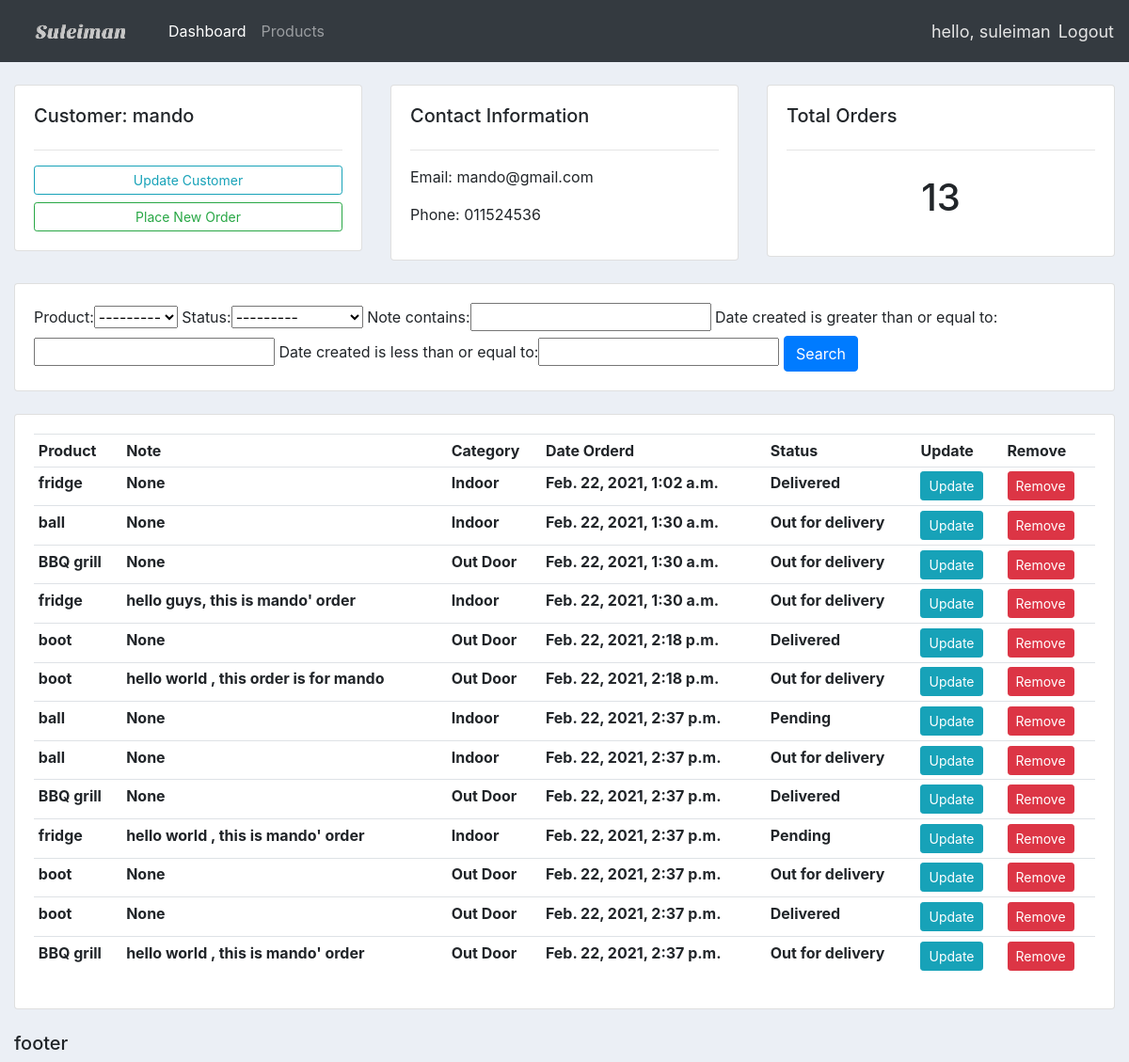
/customer/2 (signed in), run on the app's committed database.
### accounts/models.py (models this page shows, shortened)
class Customer(models.Model):
    name = models.CharField(max_length=200, null=True)
    phone = models.CharField(max_length=200, null=True)
    email = models.EmailField(max_length=254, null=True)
    date_created  = models.DateTimeField(auto_now_add=True, null=True)
    def calculateOrders(self):
        return Order.objects.filter(customer=self).count()
    num_of_orders = property(calculateOrders)

class Order(models.Model):
    STATUS = (
        ('Pending', 'Pending'),
        ('Out for delivery', 'Out for delivery'),
        ('Delivered', 'Delivered'),
    )
    customer = models.ForeignKey(Customer,null=True, on_delete=models.SET_NULL)
    product = models.ForeignKey(Product,null=True, on_delete=models.SET_NULL)
    date_created  = models.DateTimeField(auto_now_add=True, null=True)
    status = models.CharField(max_length=200, null=True, choices=STATUS)
    note = models.CharField(max_length=1000, null=True)

class Product(models.Model):
    CATEGORY = (
        ('Indoor', 'Indoor'),
        ('Out Door', 'Out Door'),
    )
    name = models.CharField(max_length=200, null=True)
    price = models.FloatField(max_length=200)
    category = models.CharField(max_length=200, null=True, choices=CATEGORY)
    description = models.CharField(max_length=200, blank=True, null=True)
    date_created  = models.DateTimeField(auto_now_add=True, null=True)
    tag = models.ManyToManyField(Tag)
    def __str__(self):
        return self.name

### accounts/decorators.py (the view)
        def wrapper_func(request, *args, **kwargs):
            group = None
            if request.user.groups.exists():
                group = request.user.groups.all()[0].name
            if group in allowed_roles:
                return view_func(request,*args, **kwargs)
            else:
                return HttpResponse('You are not autherized to view this page.')

### accounts/views.py (called while the page is built)
@login_required(login_url='login')
@allowed_users(allowed_roles=['admin'])
def customer(request, id):
    customer = Customer.objects.get(id=id)
    total_orders = customer.order_set.all().count()
    orders = customer.order_set.all()
    myFilter = orderFilter(request.GET, queryset=orders)
    orders = myFilter.qs
    context = {
        'customer' : customer,
        'orders' : orders,
        'total_orders' : total_orders,
        'myFilter' : myFilter,
    }
    return render(request, 'accounts/customer.html', context)

### accounts/templates/accounts/customer.html
{%  extends 'accounts/main.html' %}
{% block content %}
<br>
<div class="row">
	<div class="col-md">
		<div class="card card-body">
			<h5>Customer: {{customer.name}}</h5>
			<hr>
			<a class="btn btn-outline-info  btn-sm btn-block" href="">Update Customer</a>
			<a class="btn btn-outline-success  btn-sm btn-block" href="{% url 'create_order' customer.id%}">Place New Order</a>
		</div>
	</div>
	<div class="col-md">
		<div class="card card-body">
			<h5>Contact Information</h5>
			<hr>
			<p>Email: {{customer.email}} </p>
			<p>Phone: {{customer.phone}} </p>
		</div>
	</div>
	<div class="col-md">
		<div class="card card-body">
			<h5>Total Orders</h5>
			<hr>
			<h1 style="text-align: center;padding: 10px"> {{ total_orders }} </h1>
		</div>
	</div>
</div>
<br>
<div class="row">
	<div class="col">
		<div class="card card-body">
			<form method="GET" class=".form-inline">
				{{myFilter.form}}
		    <button class="btn btn-primary" type="submit">Search</button>
		  </form>
		</div>
	</div>
</div>
<br>
<div class="row">
	<div class="col-md">
		<div class="card card-body">
			<table class="table table-sm">
				<tr>
					<th>Product</th>
					<th>Note</th>
					<th>Category</th>
					<th>Date Orderd</th>
					<th>Status</th>
					<th>Update</th>
					<th>Remove</th>
				</tr>
				{% for order in orders %}
					<tr>
						<th> {{ order.product }} </th>
						<th> {{ order.note }} </th>
						<th> {{ order.product.category }} </th>
						<th> {{ order.date_created }} </th>
						<th> {{ order.status }} </th>
						<th><a class='btn btn-sm btn-info' href="{% url 'update_customer_order' order.id %}">Update</a></th>
						<th><a class='btn btn-sm btn-danger' href="{% url 'delete_customer_order' order.id %}">Remove</a></th>
					</tr>
				{% endfor %}
			</table>
		</div>
	</div>
</div>
{% endblock %}

### accounts/templates/accounts/navbar.html (shortened to what this page needs)
{% load static %}
<nav class="navbar navbar-expand-lg navbar-dark bg-dark">
    <a class="navbar-brand" href="{% url 'home' %}"><img src="{% static 'images/logo.png' %}" alt="logo"></a>
    <div class="collapse navbar-collapse" id="navbarNav">
      <ul class="navbar-nav">
        {% if request.user.is_staff %}
          <li class="nav-item active">
            <a class="nav-link" href="{% url 'home' %}">Dashboard</a>
          </li>
          <li class="nav-item">
            <a class="nav-link" href="{% url 'products' %}">Products</a>
          </li>
        {% endif %}
      </ul>
    </div>
    <span class="username" >hello, {{request.user}}</span>
    <span><a class ="logout" href="{% url 'logout' %}">Logout</a></span>
  </nav>

### static/css/main.css (style rules this page uses)
body { background-color: #ebeff5; }

### accounts/templates/accounts/navbar.html (style rules this page uses)
.logout { font-size: 18px; color: #e5e5e5; }
.username { font-size: 18px; margin-right: 8px; color: #e5e5e5; }

### data on the page
Customer: name "mando", email "mando@gmail.com", phone "011524536"
Order: product "fridge", note "None", product.category "Indoor", date_created "Feb. 22, 2021, 1:02 a.m.", status "Delivered"
Order: product "ball", note "None", product.category "Indoor", date_created "Feb. 22, 2021, 1:30 a.m.", status "Out for delivery"
Order: product "BBQ grill", note "None", product.category "Out Door", date_created "Feb. 22, 2021, 1:30 a.m.", status "Out for delivery"
Order: product "fridge", note "hello guys, this is mando' order", product.category "Indoor", date_created "Feb. 22, 2021, 1:30 a.m.", status "Out for delivery"
Order: product "boot", note "None", product.category "Out Door", date_created "Feb. 22, 2021, 2:18 p.m.", status "Delivered"
Order: product "boot", note "hello world , this order is for mando", product.category "Out Door", date_created "Feb. 22, 2021, 2:18 p.m.", status "Out for delivery"
Order: product "ball", note "None", product.category "Indoor", date_created "Feb. 22, 2021, 2:37 p.m.", status "Pending"
Order: product "ball", note "None", product.category "Indoor", date_created "Feb. 22, 2021, 2:37 p.m.", status "Out for delivery"
Order: product "BBQ grill", note "None", product.category "Out Door", date_created "Feb. 22, 2021, 2:37 p.m.", status "Delivered"
Order: product "fridge", note "hello world , this is mando' order", product.category "Indoor", date_created "Feb. 22, 2021, 2:37 p.m.", status "Pending"
Order: product "boot", note "None", product.category "Out Door", date_created "Feb. 22, 2021, 2:37 p.m.", status "Out for delivery"
Order: product "boot", note "None", product.category "Out Door", date_created "Feb. 22, 2021, 2:37 p.m.", status "Delivered"
Order: product "BBQ grill", note "hello world , this is mando' order", product.category "Out Door", date_created "Feb. 22, 2021, 2:37 p.m.", status "Out for delivery"

### other printed values
{{ request.user }} "suleiman"
{{ total_orders }} "13"
